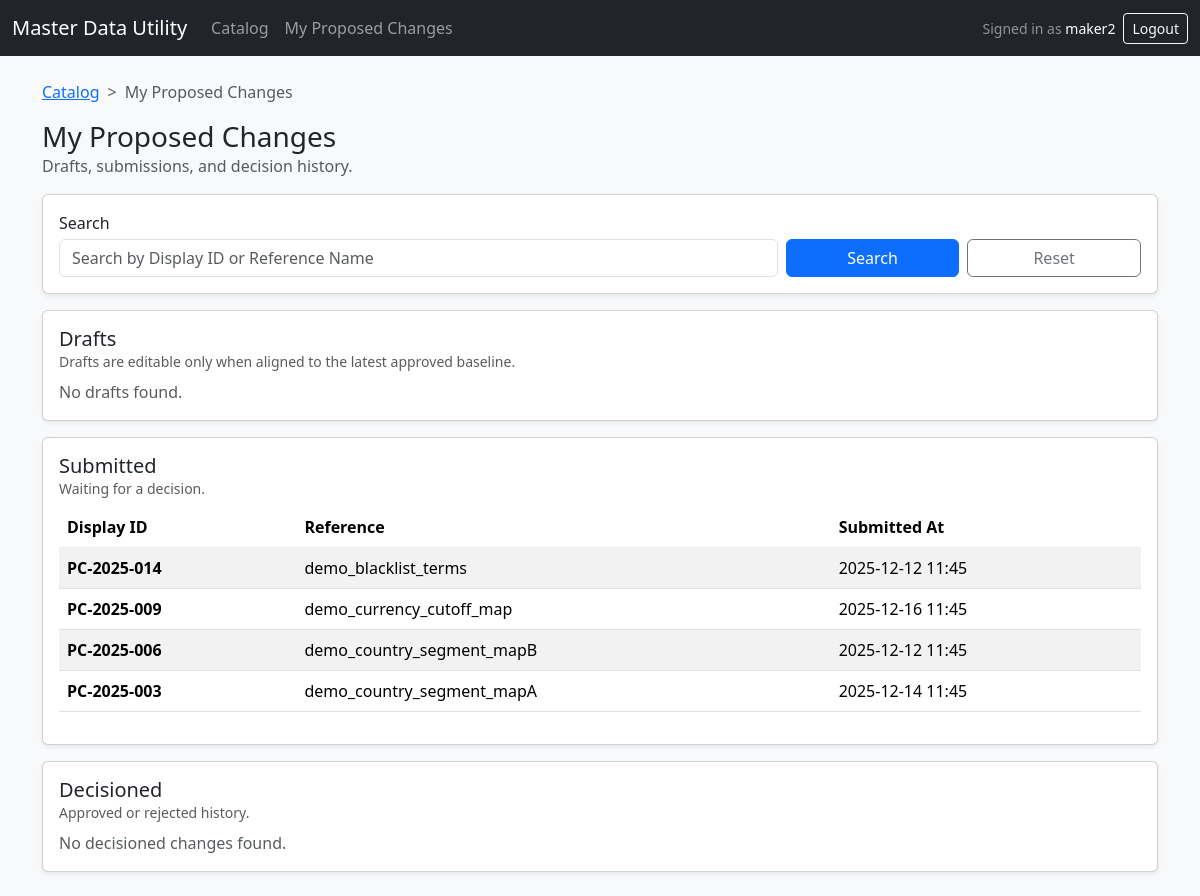
The page /proposed/ (signed in) on the database as committed earlier.
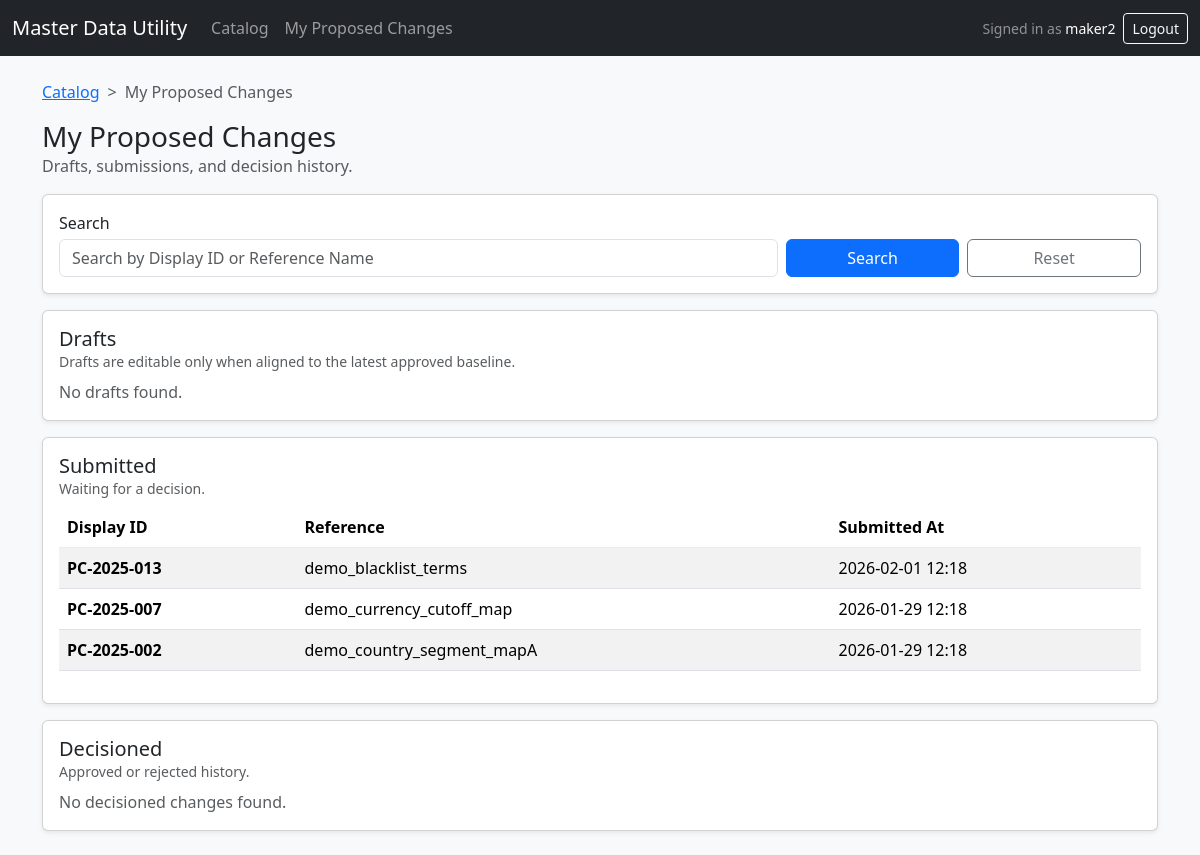
The same page on the database as committed later.
### mdu/models.py (models this page shows, shortened)
class ChangeRequest(models.Model):
    class Status(models.TextChoices):
        DRAFT = "DRAFT", "Draft"
        SUBMITTED = "SUBMITTED", "Submitted"
        APPROVED = "APPROVED", "Approved"
        REJECTED = "REJECTED", "Rejected"
    class ChangeCategory(models.TextChoices):
        NONE = "", "— Select —"
        DATA_CORRECTION = "DATA_CORRECTION", "Data Correction"
        NEW_VALUE_ADD = "NEW_VALUE_ADD", "New Value Add"
        POLICY_COMPLIANCE = "POLICY_COMPLIANCE", "Policy / Compliance"
        OPERATIONAL_UPDATE = "OPERATIONAL_UPDATE", "Operational Update"
        ENHANCEMENT = "ENHANCEMENT", "Enhancement"
        OTHER = "OTHER", "Other"
    class CollaborationMode(models.TextChoices):
        SINGLE_OWNER = "SINGLE_OWNER", "Single-owner"
        COLLABORATIVE = "COLLABORATIVE", "Collaborative"
    class DDAReviewStatus(models.TextChoices):
        NOT_REQUIRED = "NOT_REQUIRED", "Not required"
        REQUIRED = "REQUIRED", "Required"
        PENDING = "PENDING", "Pending"
        APPROVED = "APPROVED", "Approved"
        REJECTED = "REJECTED", "Rejected"
    header = models.ForeignKey(MDUHeader, on_delete=models.CASCADE, related_name="changes")
    display_id = models.CharField(max_length=30, unique=True)
    draft_uuid = models.UUIDField(default=uuid.uuid4, unique=True, editable=False)
    lock_version = models.PositiveIntegerField(default=1)
    collaboration_mode = models.CharField(
        max_length=20,
        choices=CollaborationMode.choices,
        default=CollaborationMode.SINGLE_OWNER,
    )
    tracking_id = models.CharField(max_length=80, blank=True, default="")
    version = models.IntegerField(null=True, blank=True)
    status = models.CharField(max_length=20, choices=Status.choices, default=Status.DRAFT)
    operation_hint = models.CharField(max_length=40, blank=True, default="")
    override_retired_flag = models.CharField(max_length=1, default="N")
    dda_review_status = models.CharField(
        max_length=20,
        choices=DDAReviewStatus.choices,
        default=DDAReviewStatus.NOT_REQUIRED,
    )
    requested_by_sid = models.CharField(max_length=40, blank=True, default="")
    business_owner_sid = models.CharField(max_length=40, blank=True, default="")
    approver_ad_group = models.CharField(max_length=120, blank=True, default="")
    change_reason = models.CharField(max_length=400, blank=True, default="")
    change_ticket_ref = models.CharField(max_length=120, blank=True, default="")
    change_category = models.CharField(
        max_length=60,
        choices=ChangeCategory.choices,
        blank=True,
        default=ChangeCategory.NONE,
    )
    risk_impact = models.CharField(max_length=60, blank=True, default="")
    request_source_channel = models.CharField(max_length=60, blank=True, default="")
    request_source_system = models.CharField(max_length=60, blank=True, default="")
    payload_json = models.TextField(blank=True, default="")
    submitted_at = models.DateTimeField(null=True, blank=True)
    decided_at = models.DateTimeField(null=True, blank=True)
    decision_note = models.TextField(blank=True, default="")
    decided_by_sid = models.CharField(max_length=40, blank=True, default="")
    override_scope_flag = models.BooleanField(default=False)
    override_scope_reason = models.CharField(max_length=400, blank=True, default="")
    created_by = models.ForeignKey(
        User, on_delete=models.SET_NULL, null=True, blank=True, related_name="created_changes"
    )
    created_at = models.DateTimeField(default=timezone.now)
    updated_at = models.DateTimeField(auto_now=True)
    bulk_add_count = models.PositiveSmallIntegerField(default=0)
    class Meta:
        constraints = [
            models.UniqueConstraint(
                fields=["header", "collaboration_mode"],
                condition=models.Q(status="SUBMITTED", collaboration_mode="SINGLE_OWNER"),
                name="uniq_submitted_cr_per_header_single_owner",
            )
        ]

class MDUHeader(models.Model):
    class Status(models.TextChoices):
        PENDING_REVIEW = "PENDING_REVIEW", "Pending review"
        IN_REVIEW = "IN_REVIEW", "In review"
        ACTIVE = "ACTIVE", "Active"
        REJECTED = "REJECTED", "Rejected"
        RETIRED = "RETIRED", "Retired"
    class DataClassification(models.TextChoices):
        GENERAL = "GENERAL", "GENERAL Reference Data"
        CLASSIFIED = "CLASSIFIED", "CLASSIFIED Reference Data"
    class CollaborationMode(models.TextChoices):
        SINGLE_OWNER = "SINGLE_OWNER", "Single-owner"
        COLLABORATIVE = "COLLABORATIVE", "Collaborative"
    class ApprovalModel(models.TextChoices):
        REFERENCE_LEVEL = "REFERENCE_LEVEL", "Reference-level"
        ROW_LEVEL = "ROW_LEVEL", "Row-level"
    class ApprovalScope(models.TextChoices):
        GLOBAL = "GLOBAL", "Global"
        REGIONAL = "REGIONAL", "Regional"
    ref_name = models.CharField(max_length=200, unique=True)
    ref_type = models.CharField(max_length=20, default="map")
    mode = models.CharField(max_length=20, default="versioning")
    status = models.CharField(max_length=20, choices=Status.choices, default=Status.PENDING_REVIEW)
    description = models.CharField(max_length=400, blank=True, default="")
    owner_group = models.CharField(max_length=120, blank=True, default="")
    tags = models.CharField(max_length=400, blank=True, default="")
    category = models.CharField(max_length=120, blank=True, default="")
    data_classification = models.CharField(
        max_length=20,
        choices=DataClassification.choices,
        default=DataClassification.GENERAL,
    )
    collaboration_mode = models.CharField(
        max_length=20,
        choices=CollaborationMode.choices,
        default=CollaborationMode.SINGLE_OWNER,
    )
    owning_domain_lob = models.CharField(max_length=120, blank=True, default="")
    approval_model = models.CharField(
        max_length=30,
        choices=ApprovalModel.choices,
        default=ApprovalModel.REFERENCE_LEVEL,
    )
    approval_scope = models.CharField(
        max_length=20,
        choices=ApprovalScope.choices,
        default=ApprovalScope.GLOBAL,
    )
    approver_group_mapping = models.TextField(blank=True, default="")
    effective_dating_rules = models.CharField(max_length=200, blank=True, default="")
    history_retention_expectations = models.CharField(max_length=200, blank=True, default="")
    created_at = models.DateTimeField(default=timezone.now)
    updated_at = models.DateTimeField(auto_now=True)
    last_approved_change = models.ForeignKey(
        "ChangeRequest",
        on_delete=models.SET_NULL,
        null=True,
        blank=True,
        related_name="as_last_for_headers",
    )

### mdu/views.py (the view, shortened to what this page needs)
# urls.py: path("proposed/", views.proposed_change_list, name="proposed_change_list"),
@group_required("maker", "steward", "approver")
def proposed_change_list(request):
    q = (request.GET.get("q") or "").strip()
    base = ChangeRequest.objects.select_related("header", "created_by").order_by("-updated_at", "-id")
    if q:
        base = base.filter(Q(display_id__icontains=q) | Q(header__ref_name__icontains=q))
    my = base.filter(created_by=request.user)
    drafts = list(my.filter(status=ChangeRequest.Status.DRAFT))
    submitted = list(my.filter(status=ChangeRequest.Status.SUBMITTED))
    decisioned = list(my.filter(status__in=[ChangeRequest.Status.APPROVED, ChangeRequest.Status.REJECTED]))
    header_cache: dict[int, dict[str, str | int | None]] = {}
    drifted_ids: set[int] = set()
    breadcrumbs = [
        _crumb("Catalog", reverse("mdu:catalog")),
        _crumb("My Proposed Changes", None),
    ]
    return render(request, "mdu/proposed_change_list.html", {
        "q": q,
        "drafts": drafts,
        "submitted": submitted,
        "decisioned": decisioned,
        "drifted_ids": drifted_ids,
        "breadcrumbs": breadcrumbs,
        **_role_flags(request.user),
    })

### mdu/permissions.py (called while the page is built)
def in_group(user, group_name: str) -> bool:
    return user.is_authenticated and user.groups.filter(name=group_name).exists()

def group_required(*group_names):
    def decorator(view_func):
        @login_required
        @wraps(view_func)
        def _wrapped(request, *args, **kwargs):
            if request.user.is_superuser:
                return view_func(request, *args, **kwargs)
            if any(in_group(request.user, g) for g in group_names):
                return view_func(request, *args, **kwargs)
            return HttpResponseForbidden("You don't have access to this page.")
        return _wrapped
    return decorator

### mdu/templatetags/mdu_extras.py (called while the page is built)
@register.filter
def in_group(user, group_name: str) -> bool:
    try:
        return user.is_authenticated and user.groups.filter(name=group_name).exists()
    except Exception:
        return False

### mdu/views.py (called while the page is built)
def _crumb(label, url=None):
    return {"label": label, "url": url}

def _role_flags(user):
    return {
        "is_maker": in_group(user, "maker"),
        "is_steward": in_group(user, "steward"),
        "is_approver": in_group(user, "approver"),
    }

### mdu/templates/mdu/proposed_change_list.html (shortened to what the changed rows need)
{% extends "base.html" %}
{% load mdu_extras %}
{% block content %}
<div class="card shadow-sm mb-3">
  <div class="card-body">
    {% if submitted %}
      <div class="table-responsive">
        <table class="table table-striped table-hover align-middle">
          <thead>
            <tr>
              <th class="text-nowrap">Display ID</th>
              <th class="text-nowrap">Reference</th>
              <th class="text-nowrap">Submitted At</th>
            </tr>
          </thead>
          <tbody>
            {% for s in submitted %}
              <tr data-href="{% url 'mdu:proposed_change_detail' pk=s.pk %}" role="button" tabindex="0" class="clickable-row">
                <td class="text-nowrap">
                  <div class="fw-semibold">{{ s.display_id }}</div>
                </td>
                <td class="text-nowrap">{{ s.header.ref_name }}</td>
                <td class="text-nowrap">{{ s.submitted_at|date:"Y-m-d H:i"|default:"—" }}</td>
              </tr>
            {% endfor %}
          </tbody>
        </table>
      </div>
    {% else %}
      <div class="text-muted">No submitted changes found.</div>
    {% endif %}
  </div>
</div>
{% endblock %}

### templates/base.html (shortened to what this page needs)
{% load static %}
{% load mdu_extras %}
<!doctype html>
<html lang="en">
<head>
  <link href="https://cdn.jsdelivr.net/npm/bootstrap@5.3.3/dist/css/bootstrap.min.css" rel="stylesheet">
  <link rel="stylesheet" href="{% static 'mdu/css/app.css' %}?v=20260127-locked-rows">
</head>
<body class="bg-light">
  <nav class="navbar navbar-expand-lg navbar-dark bg-dark">
    <div class="container-fluid">
      <a class="navbar-brand" href="{% url 'mdu:catalog' %}">Master Data Utility</a>
      <div class="collapse navbar-collapse" id="nav">
        <ul class="navbar-nav me-auto mb-2 mb-lg-0">
          <li class="nav-item"><a class="nav-link" href="{% url 'mdu:catalog' %}">Catalog</a></li>
          {% if not request.user|in_group:"approver" and not request.user|in_group:"business_owner" %}
          <li class="nav-item"><a class="nav-link" href="{% url 'mdu:proposed_change_list' %}">My Proposed Changes</a></li>
          {% endif %}
        </ul>
        {% if request.user.is_authenticated %}
          <div class="d-flex align-items-center gap-2">
            <span class="text-white-50 small">
              Signed in as <span class="text-white">{{ request.user.username }}</span>
            </span>
            <form method="post" action="{% url 'logout' %}">
              <button type="submit" class="btn btn-sm btn-outline-light">Logout</button>
            </form>
          </div>
        {% endif %}
      </div>
    </div>
  </nav>
  <main class="container py-4">
    {% if breadcrumbs %}
      <nav aria-label="breadcrumb" class="mb-3">
        <ol class="breadcrumb small mb-0">
          {% for crumb in breadcrumbs %}
            {% if crumb.url %}
              <li class="breadcrumb-item"><a href="{{ crumb.url }}">{{ crumb.label }}</a></li>
            {% else %}
              <li class="breadcrumb-item active" aria-current="page">{{ crumb.label }}</li>
            {% endif %}
          {% endfor %}
        </ol>
      </nav>
    {% endif %}
    {% block content %}{% endblock %}
  </main>
</body>
</html>

Rows that differ between the two databases and show on the page:
removed ChangeRequest: display_id "PC-2025-014", header.ref_name "demo_blacklist_terms", submitted_at "2025-12-12 11:45"
removed ChangeRequest: display_id "PC-2025-009", header.ref_name "demo_currency_cutoff_map", submitted_at "2025-12-16 11:45"
removed ChangeRequest: display_id "PC-2025-006", header.ref_name "demo_country_segment_mapB", submitted_at "2025-12-12 11:45"
removed ChangeRequest: display_id "PC-2025-003", header.ref_name "demo_country_segment_mapA", submitted_at "2025-12-14 11:45"
added ChangeRequest: display_id "PC-2025-013", header.ref_name "demo_blacklist_terms", submitted_at "2026-02-01 12:18"
added ChangeRequest: display_id "PC-2025-007", header.ref_name "demo_currency_cutoff_map", submitted_at "2026-01-29 12:18"
added ChangeRequest: display_id "PC-2025-002", header.ref_name "demo_country_segment_mapA", submitted_at "2026-01-29 12:18"
